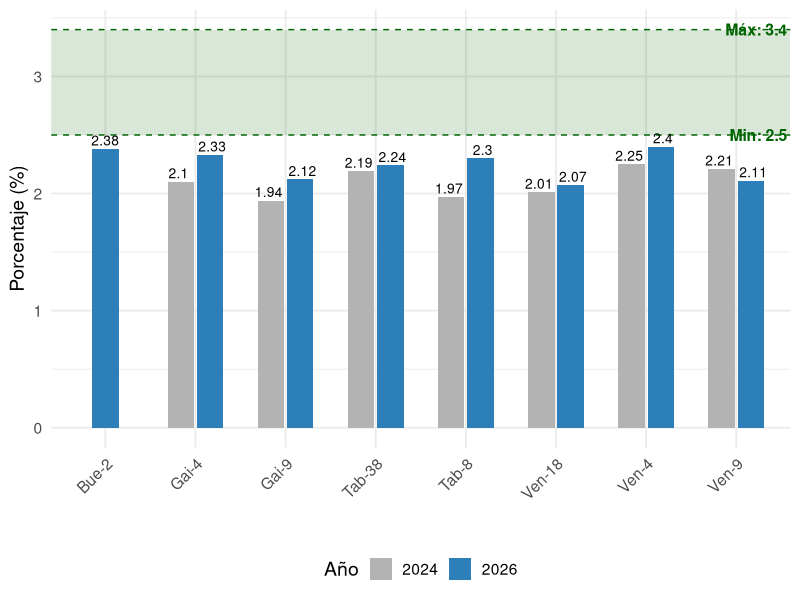
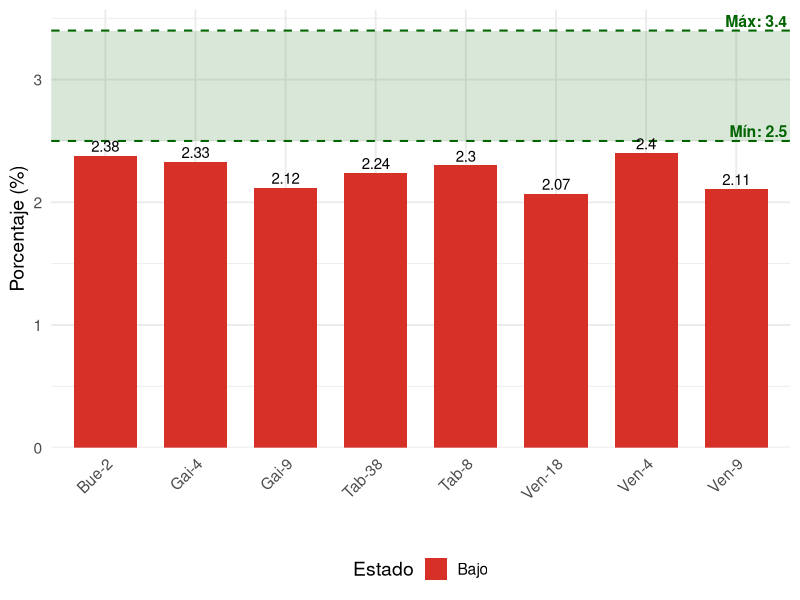
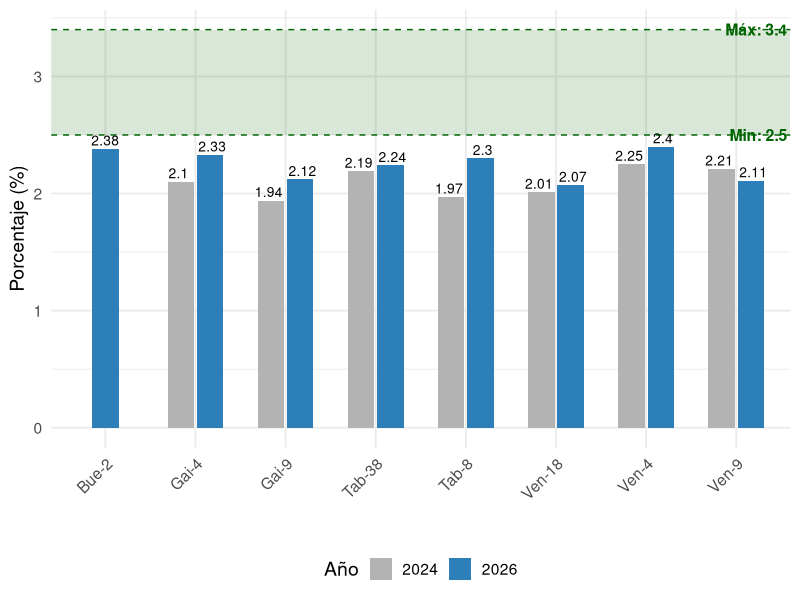
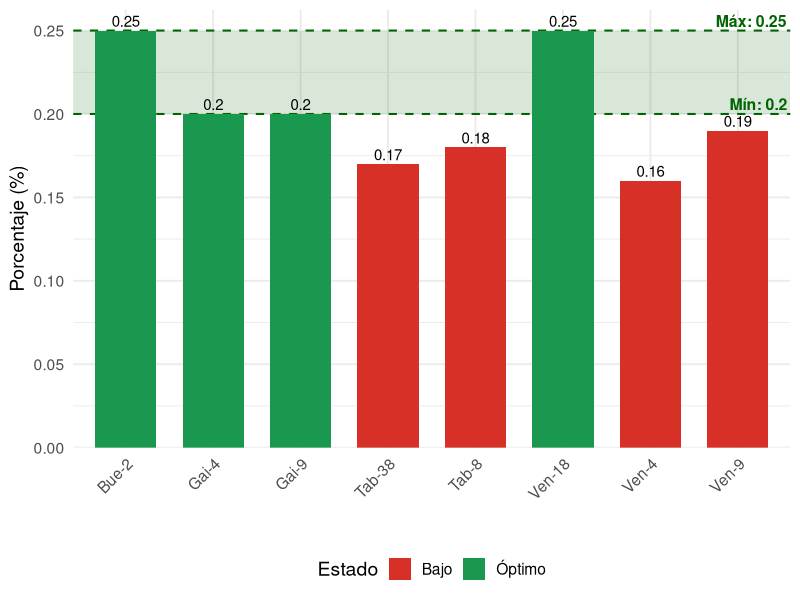
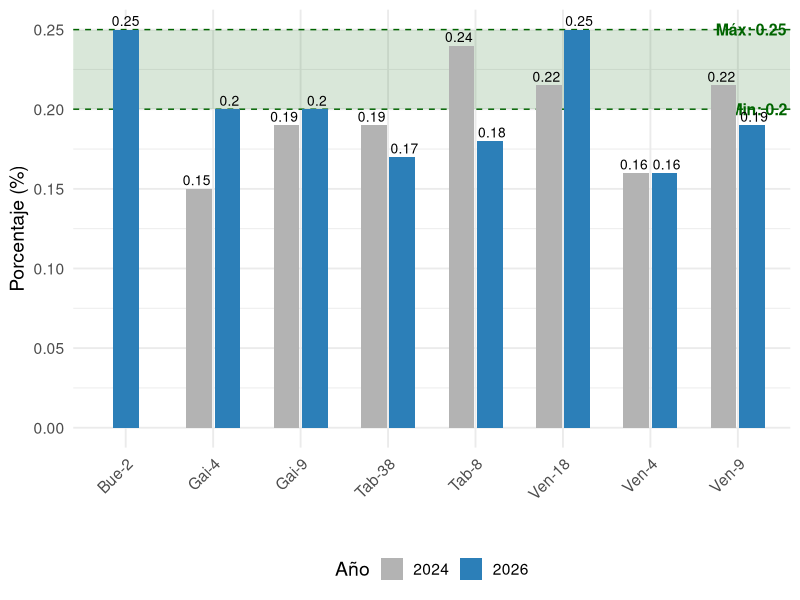
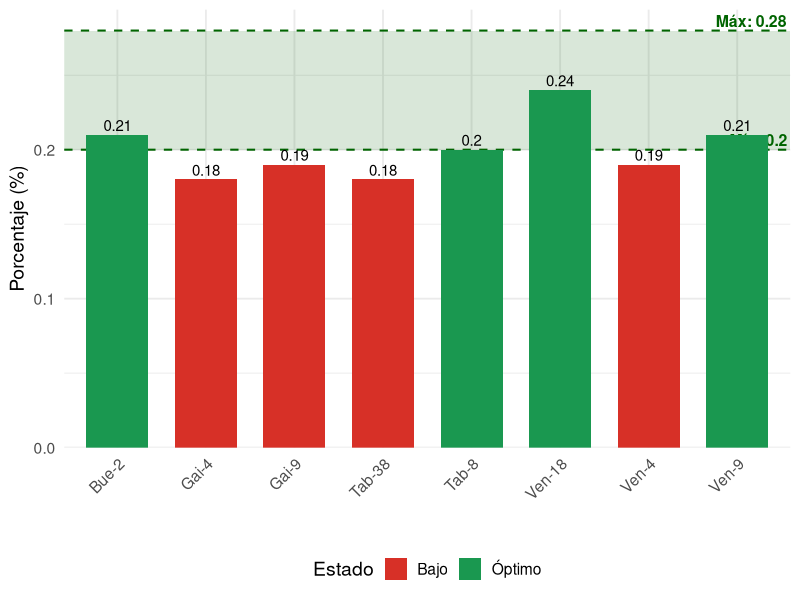
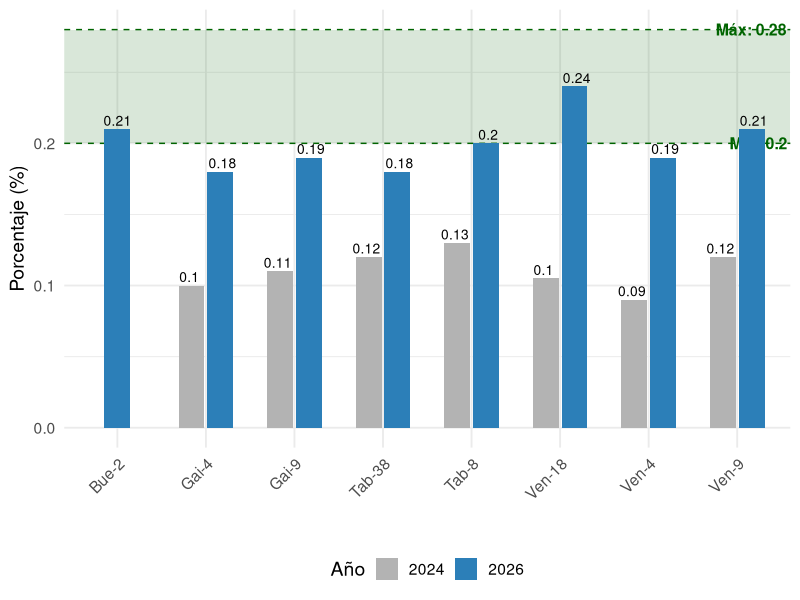
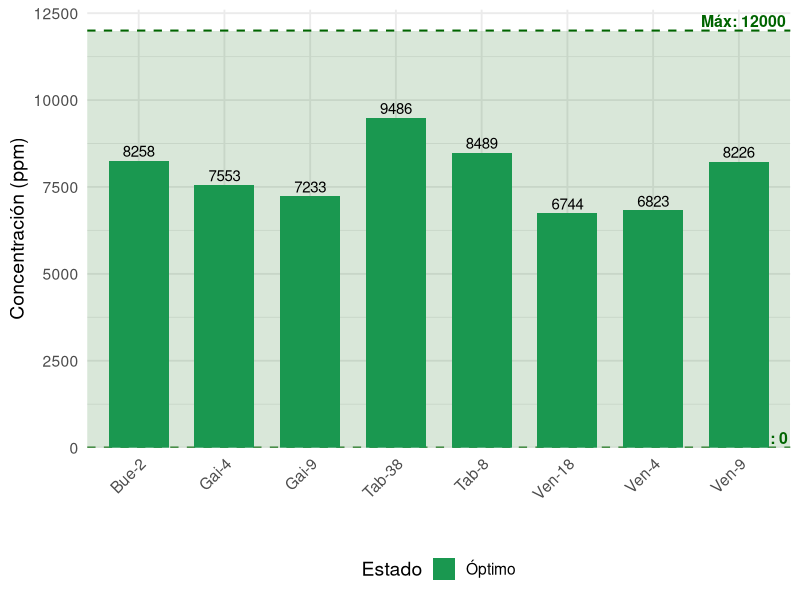

Reproduce these figures in R, in order.
## ---- chunk 1
library(tidyverse)
library(knitr)

datos <- read.csv("./data/resultados.csv", stringsAsFactors=FALSE)
rangos <- read.csv("./data/rangos.csv", stringsAsFactors=FALSE)



datos_long <- datos |>
 pivot_longer(N_Dumas:Aluminio,
              names_to="Nutriente",
              values_to="Valor") |>
 left_join(rangos, by="Nutriente") |>
 mutate(
   Estado=case_when(
     is.na(Min)|is.na(Max) ~ "Sin rango",
     Valor<Min ~ "Bajo",
     Valor>Max ~ "Alto",
     TRUE ~ "Óptimo"
   ),
   Etiqueta=paste0(substr(Finca,1,3),"-",Lote)
 )

anio_actual <- max(datos_long$Anio)

datos_actual <- datos_long |>
  filter(Anio == anio_actual)

comparacion <- datos_long |>
  select(
    Finca,
    Lote,
    Anio,
    Nutriente,
    Valor,
    Min,
    Max
  )

nombres <- c(
  N_Dumas = "Nitrógeno (%)",
  Fosforo = "Fósforo (%)",
  Azufre = "Azufre (%)",
  Cloruros = "Cloruros (ppm)",
  Calcio = "Calcio (%)",
  Magnesio = "Magnesio (%)",
  Potasio = "Potasio (%)",
  Sodio = "Sodio (ppm)",
  Boro = "Boro (ppm)",
  Hierro = "Hierro (ppm)",
  Manganeso = "Manganeso (ppm)",
  Cobre = "Cobre (ppm)",
  Zinc = "Zinc (ppm)",
  Molibdeno = "Molibdeno (ppm)",
  Aluminio = "Aluminio (ppm)"
)

graficar <- function(df){

  ymin <- suppressWarnings(unique(na.omit(df$Min))[1])
  ymax <- suppressWarnings(unique(na.omit(df$Max))[1])

  p <- ggplot(df, aes(Etiqueta, Valor, fill = Estado))

  # Dibujar rango crítico
  if(!is.na(ymin) && !is.na(ymax)){
    p <- p +
      annotate(
        "rect",
        xmin = -Inf,
        xmax = Inf,
        ymin = ymin,
        ymax = ymax,
        fill = "darkgreen",
        alpha = 0.15
      ) +
      geom_hline(
        yintercept = ymin,
        linetype = 2,
        colour = "darkgreen",
        linewidth = 0.7
      ) +
      geom_hline(
        yintercept = ymax,
        linetype = 2,
        colour = "darkgreen",
        linewidth = 0.7
      )+annotate(
  "text",
  x = Inf,
  y = ymin,
  label = paste0("Mín: ", ymin),
  colour = "darkgreen",
  hjust = 1.05,
  vjust = -0.3,
  fontface = "bold",
  size = 4
) +
annotate(
  "text",
  x = Inf,
  y = ymax,
  label = paste0("Máx: ", ymax),
  colour = "darkgreen",
  hjust = 1.05,
  vjust = -0.3,
  fontface = "bold",
  size = 4
)
      
  }

  # Unidad del eje Y
  unidad <- if(grepl(
    "Sat_|N_Dumas|Fosforo|Azufre|Calcio|Magnesio|Potasio",
    df$Nutriente[1]
  )){
    "Porcentaje (%)"
  } else{
    "Concentración (ppm)"
  }

  #----------------------------------------------------------
  # Configuración del eje Y
  #----------------------------------------------------------

  lim_inf <- min(df$Valor, ymin, na.rm = TRUE)
  lim_sup <- max(df$Valor, ymax, na.rm = TRUE)

  margen <- 0.08 * (lim_sup - lim_inf)

  breaks_y <- pretty(c(lim_inf, lim_sup))

  if(!is.na(ymin))
    breaks_y <- c(breaks_y, ymin)

  if(!is.na(ymax))
    breaks_y <- c(breaks_y, ymax)

  breaks_y <- sort(unique(round(breaks_y, 3)))

  #----------------------------------------------------------

  p +
    geom_col(width = 0.7) +
    geom_text(
      aes(label = round(Valor, 2)),
      vjust = -0.35,
      size = 3.8
    ) +
    scale_fill_manual(values = c(
      "Bajo" = "#d73027",
      "Óptimo" = "#1a9850",
      "Alto" = "#fdae61",
      "Sin rango" = "grey70"
    )) + scale_y_continuous(expand = expansion(mult = c(0, 0.05)))+
    theme_minimal(base_size = 14) +
    theme(
      axis.text.x = element_text(angle = 45, hjust = 1),
      legend.position = "bottom"
    ) +
    labs(
      x = "",
      y = unidad
    )
}

graficar_comparacion <- function(df){
  
  df <- df |>
    mutate(
      Etiqueta = paste0(substr(Finca, 1, 3), "-", Lote)
    )

  ymin <- suppressWarnings(unique(na.omit(df$Min))[1])
  ymax <- suppressWarnings(unique(na.omit(df$Max))[1])

  p <- ggplot(
    df,
    aes(
      x = Etiqueta,
      y = Valor,
      fill = factor(Anio)
    )
  )

  #--------------------------------------------------------
  # Rango crítico
  #--------------------------------------------------------

  if(!is.na(ymin) && !is.na(ymax)){

    p <- p +
      annotate(
        "rect",
        xmin=-Inf,
        xmax=Inf,
        ymin=ymin,
        ymax=ymax,
        fill="darkgreen",
        alpha=.15
      )+

      geom_hline(
        yintercept=ymin,
        linetype=2,
        colour="darkgreen"
      )+

      geom_hline(
        yintercept=ymax,
        linetype=2,
        colour="darkgreen"
      )+

      annotate(
        "text",
        x=Inf,
        y=ymin,
        label=paste0("Min: ",ymin),
        colour="darkgreen",
        hjust=1.05,
        size=4,
        fontface="bold"
      )+

      annotate(
        "text",
        x=Inf,
        y=ymax,
        label=paste0("Máx: ",ymax),
        colour="darkgreen",
        hjust=1.05,
        size=4,
        fontface="bold"
      )

  }

  #--------------------------------------------------------
  # Unidad
  #--------------------------------------------------------

  unidad <- if(grepl(
    "Sat_|N_Dumas|Fosforo|Azufre|Calcio|Magnesio|Potasio",
    df$Nutriente[1]
  )){

    "Porcentaje (%)"

  }else{

    "Concentración (ppm)"

  }

  #--------------------------------------------------------
  # Gráfico
  #--------------------------------------------------------

  p +

    geom_col(
  position = position_dodge2(
    width = .75,
    preserve = "single"
  ),
  width = .65
)+

    geom_text(
  aes(label = round(Valor,2)),
  position = position_dodge2(
    width = .75,
    preserve = "single"
  ),
  vjust = -0.35,
  size = 3.5
)+

    scale_fill_manual(
      values=c(
        "2024"="grey70",
        "2026"="#2C7FB8"
      ),
      name="Año"
    )+

    theme_minimal(base_size=14)+

    theme(
      axis.text.x=element_text(angle=45,hjust=1),
      legend.position="bottom"
    )+

    labs(
      x="",
      y=unidad
    )

}

df_prueba <- comparacion |>
    filter(Nutriente=="N_Dumas")

graficar_comparacion(df_prueba)
## ---- chunk 2

for(nut in unique(datos_actual$Nutriente)){

cat("\n\n---\n\n")
cat("## ", nombres[nut], "\n\n")

df <- filter(datos_actual, Nutriente == nut)

print(graficar(df))

cat("\n\n### Estadísticas\n\n")

estad <- summarise(df,
Promedio=mean(Valor,na.rm=TRUE),
Mínimo=min(Valor,na.rm=TRUE),
Máximo=max(Valor,na.rm=TRUE))

print(knitr::kable(estad,digits=2))

cat("\n\n### Resultados\n\n")

print(knitr::kable(
select(df,Finca, Fecha, Lote,Valor,Min,Max,Estado),
digits=2))

df_comp <- comparacion |>
  filter(Nutriente == nut)

cat("\n\n### Comparación con el año anterior\n\n")

print(graficar_comparacion(df_comp))

}
